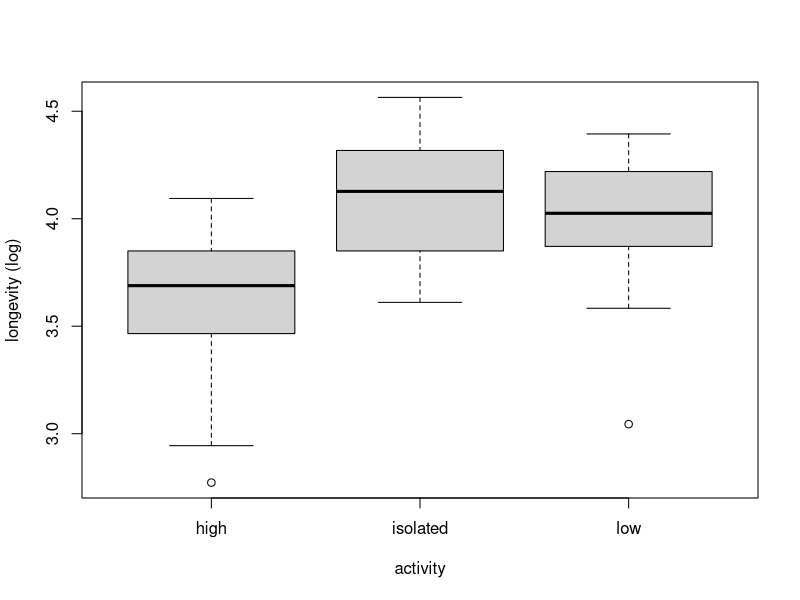
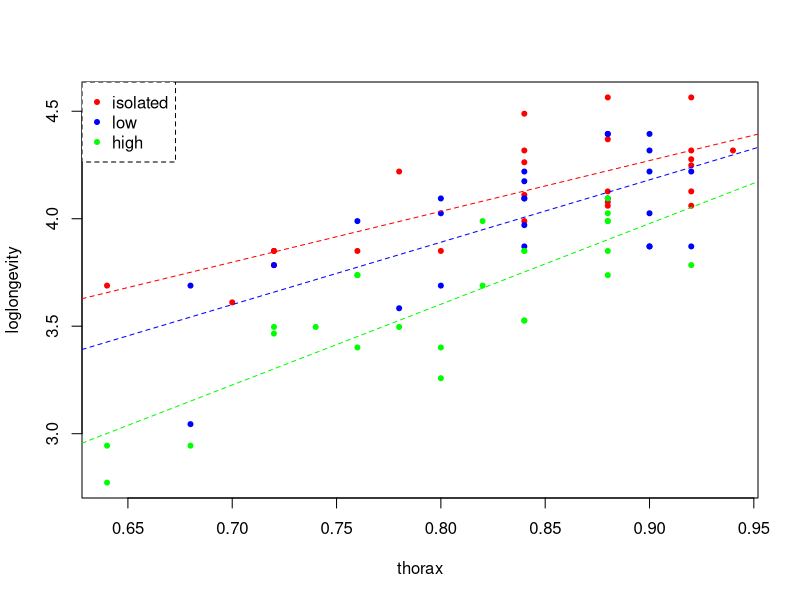
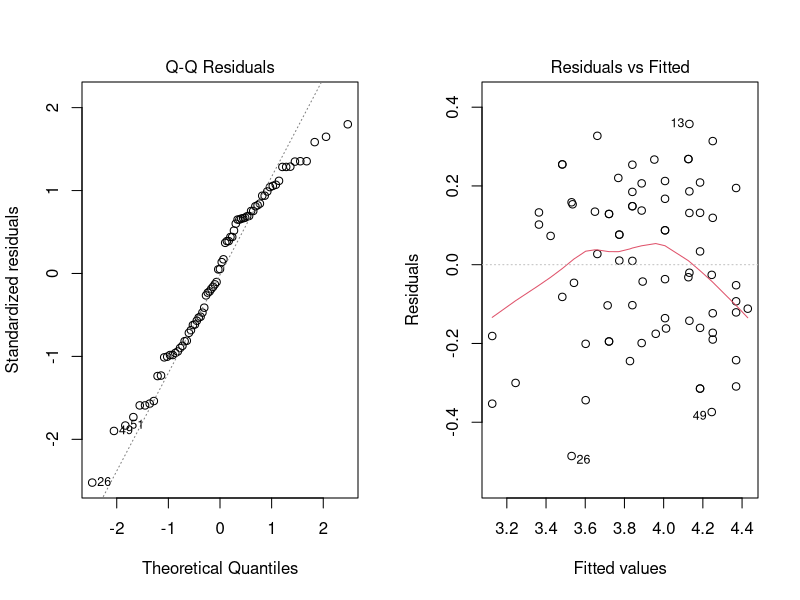
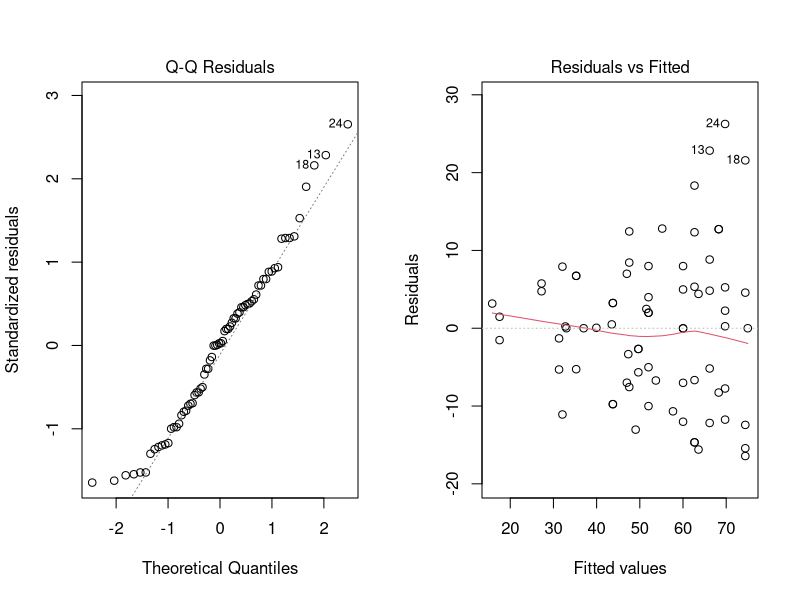
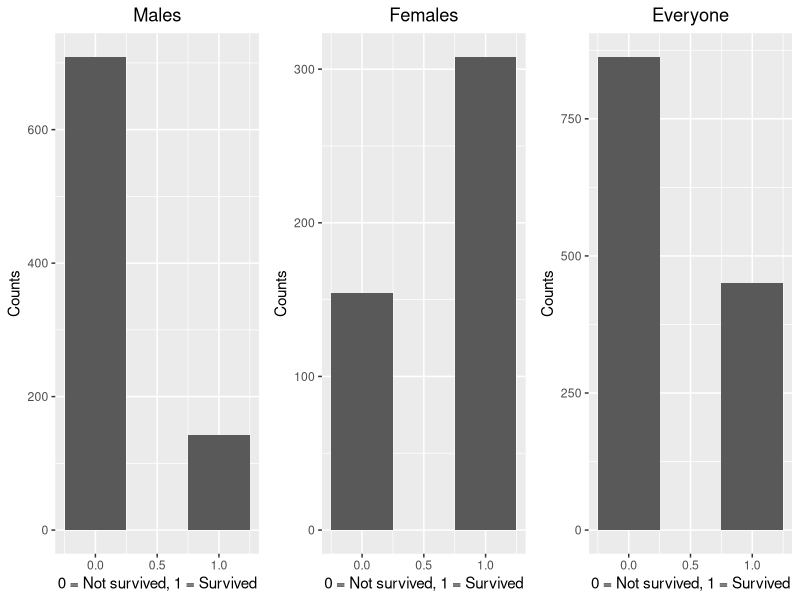
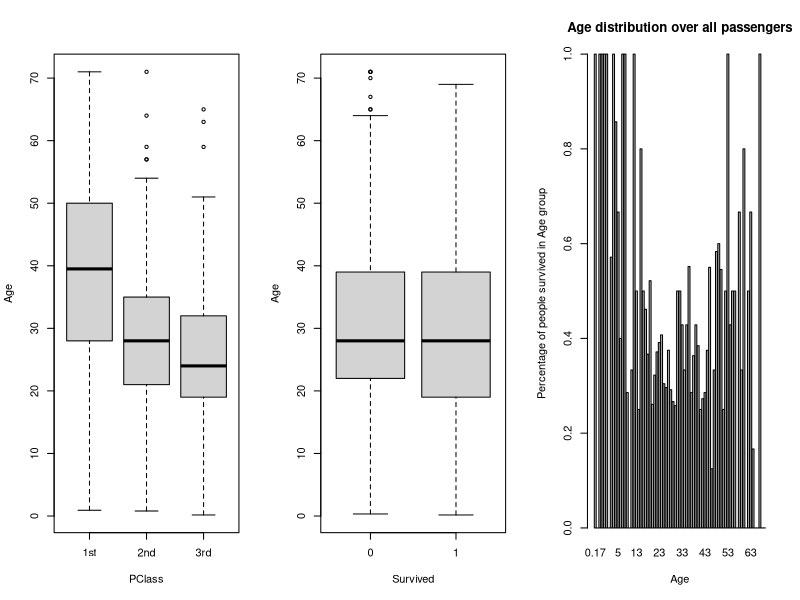
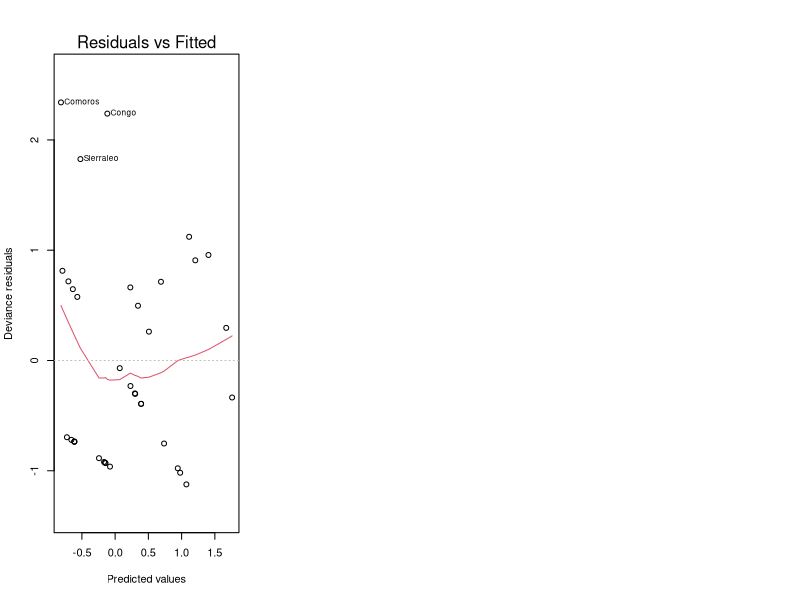

The R script that drew these images, in order:
## ---- chunk 1
knitr::opts_chunk$set(echo = TRUE)
options(digits=3)
## ---- chunk 2
fruitflies = read.table("fruitflies.txt",header=TRUE)
fruitflies$loglongevity = log(fruitflies$longevity)
attach(fruitflies)
## ---- chunk 3
boxplot(fruitflies$loglongevity~fruitflies$activity,xlab='activity',ylab='longevity (log)')
## ---- chunk 4
fruitflies$activity = as.factor(fruitflies$activity)

fruitflieslm1 = lm(loglongevity~activity, data=fruitflies)

# Get the ANOAV p-value:
anova(fruitflieslm1)[5]
## ---- chunk 5
# Coefficients:
summary(fruitflieslm1)[4]
## ---- chunk 6
fruitflieslm2a = lm(loglongevity ~ thorax + activity, data=fruitflies)
fruitflieslm2b = lm(loglongevity ~ thorax, data=fruitflies)

# Get the ANCOVA p-value:
anova(fruitflieslm2b, fruitflieslm2a)[6]
## ---- chunk 7
mean_length = mean(thorax)
cat('average thorax length =',mean_length,'\n\n')
predict(fruitflieslm2a, data.frame(thorax=mean_length, activity=c('high','low','isolated')))
## ---- chunk 8
plot(loglongevity ~ thorax, data=fruitflies, pch = 20, col=ifelse(activity=="isolated", "red", ifelse(activity=="low", "blue", "green")))
abline(lm(loglongevity~thorax, data=fruitflies[c(1:25),]), col='red', lty='dashed')
abline(lm(loglongevity~thorax, data=fruitflies[c(26:50),]), col='blue', lty='dashed')
abline(lm(loglongevity~thorax, data=fruitflies[c(51:75),]), col='green', lty='dashed')
legend("topleft", legend=c("isolated", "low", "high"),
       col=c("red", "blue","green"), pch=20, box.lty=2)
## ---- chunk 9
fruitflies$thorax = as.factor(fruitflies$thorax)
fruitflieslm3 = lm(loglongevity~activity*thorax, data=fruitflies)
anova(fruitflieslm3)[5]
## ---- chunk 10
par(mfrow=c(1,2))
plot(fruitflieslm2a,2)
plot(fruitflieslm2a,1)
## ---- chunk 11
par(mfrow=c(1,2))
fruitflieslm4 = lm(longevity ~ thorax + activity, data=fruitflies)
plot(fruitflieslm4,2)
plot(fruitflieslm4,1)
## ---- chunk 12
titanic = read.table("titanic.txt",header=TRUE)
titanic$Age = as.numeric(titanic$Age)
## ---- chunk 13
library(ggplot2)
library(gridExtra)
# histograms of males, females and everyone who survived
males = qplot(titanic$Survived[titanic$Sex == "male"], xlab="0 = Not survived, 1 = Survived", ylab="Counts") + stat_bin(bins=3) + ggtitle("Males") + theme(plot.title = element_text(hjust = 0.5))
females = qplot(titanic$Survived[titanic$Sex == "female"], xlab="0 = Not survived, 1 = Survived", ylab="Counts") + stat_bin(bins=3) + ggtitle("Females") + theme(plot.title = element_text(hjust = 0.5))
everyone = qplot(titanic$Survived, xlab="0 = Not survived, 1 = Survived", ylab="Counts") + stat_bin(bins=3) + ggtitle("Everyone") + theme(plot.title = element_text(hjust = 0.5))
grid.arrange(males, females, everyone, ncol=3)
## ---- chunk 14
tot = xtabs(~Sex+PClass, data=titanic); tot
## ---- chunk 15
tot.s = xtabs(Survived~Sex+PClass, data=titanic); tot.s
## ---- chunk 16
round(tot.s/tot, 2)
## ---- chunk 17
par(mfrow=c(1,3))
boxplot(Age~PClass, data=titanic)
boxplot(Age~Survived, data=titanic)

totage=xtabs(~Age, data=titanic)
barplot(xtabs(Survived~Age, data=titanic)/totage, main="Age distribution over all passengers", xlab="Age", ylab="Percentage of people survived in Age group")

## ---- chunk 18
titanic$PClass = as.factor(titanic$PClass); titanic$Age = as.numeric(titanic$Age); titanic$Sex = factor(titanic$Sex)
titanicglm = glm(Survived ~ PClass+Age+Sex, family=binomial, data=titanic)
summary(titanicglm)[13]
## ---- chunk 19
titanicglm2 = glm(Survived ~ Age*PClass*Sex, data=titanic, family=binomial)
summary(titanicglm2)[13]

cat("In question 2a it was shown that all counts are above > 5, therefore we will use the Chi-squared test.\n")
anova(titanicglm2, test="Chisq")[5]
## ---- chunk 20
titanicglm2=glm(Survived~Age*PClass*Sex,data=titanic,family=binomial)

cat("Probability of a male of 53 years old surviving in all 3 passenger classes:\n")
newdata=data.frame(PClass=c("1st","2nd","3rd"),Age=53,Sex="male")
predict(titanicglm2, newdata, type="response")

cat("\nProbability of a female of 53 years old surviving in all 3 passenger classes:\n")
newdata=data.frame(PClass=c("1st","2nd","3rd"),Age=53,Sex="female")
predict(titanicglm2,newdata,type="response")
## ---- chunk 21
attach(titanic)
cont = table(PClass, Survived); cont
cont2 = table(Sex, Survived); cont2
## ---- chunk 22
chisq.test(cont)
fisher.test(cont2)
## ---- chunk 23
afr= read.table("africa.txt", header = TRUE)
afr$pollib = as.factor(afr$pollib)
## ---- chunk 24
summary(glm(miltcoup~oligarchy+pollib+parties+pctvote+popn+size+numelec+numregim, family = poisson, data = afr))
## ---- chunk 25
summary(glm(miltcoup~oligarchy+pollib+parties+pctvote+popn+size+numregim, family = poisson, data = afr))[[12]]
## ---- chunk 26
summary(glm(miltcoup~oligarchy+pollib+parties+pctvote+popn+size, family = poisson, data = afr))[[12]]
## ---- chunk 27
summary(glm(miltcoup~oligarchy+pollib+parties+pctvote+popn, family = poisson, data = afr))[[12]]
## ---- chunk 28
summary(glm(miltcoup~oligarchy+pollib+parties+pctvote, family = poisson, data = afr))[[12]]
## ---- chunk 29
afrglm = glm(miltcoup~oligarchy+pollib+parties, family = poisson, data = afr)
summary(afrglm)
## ---- chunk 30
# plot(predict(afrglm), residuals(afrglm, type="deviance"))
plot(afrglm, 1, ann=FALSE)
title(ylab="Deviance residuals", xlab="Predicted values")
## ---- chunk 31
print("pollib 0:")
print(exp(0.207981 + 0.091466*mean(afr$oligarchy) -0.495414*0 - 1.112086*0 + 0.022358*mean(afr$parties)))
print("pollib 1:")
print(exp(0.207981 + 0.091466*mean(afr$oligarchy) -0.495414*1 - 1.112086*0 + 0.022358*mean(afr$parties)))
print("pollib 2:")
print(exp(0.207981 + 0.091466*mean(afr$oligarchy) -0.495414*0 - 1.112086*1 + 0.022358*mean(afr$parties)))
